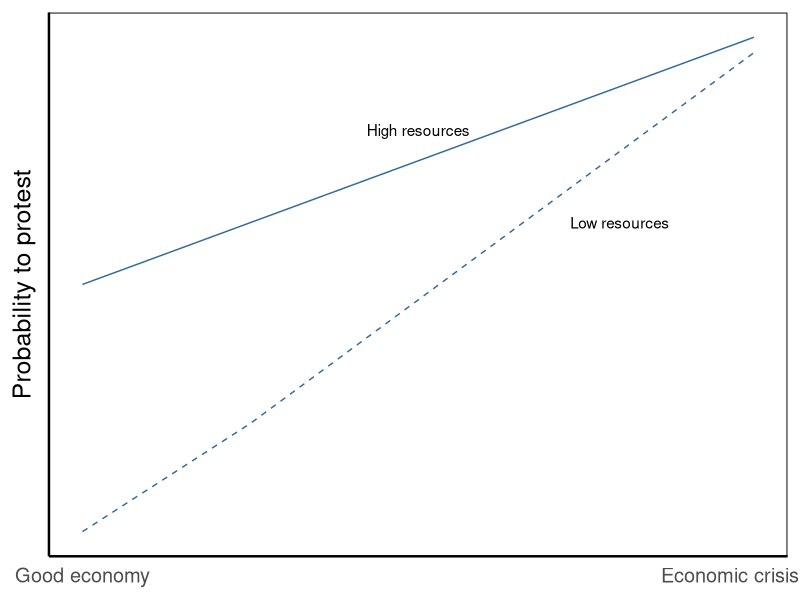
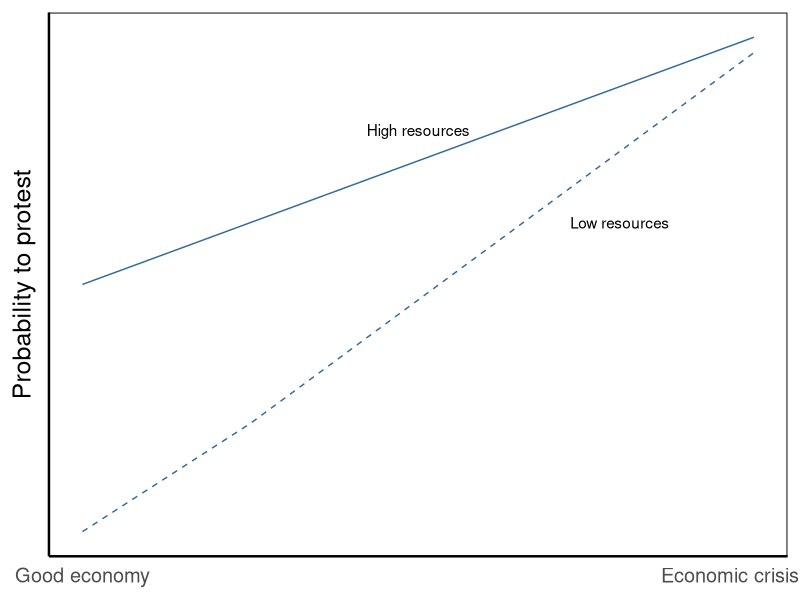

Generate these figures, in order, with R:
### Script to generate the theoretical graph in the PS paper

setwd("")


#Generate first the data
df <- data.frame(x = c(0, 5, 10, 15, 20), y = c(0, 3.5, 7.5, 11.5, 15.5), 
                 z = c(8, 10, 12, 14, 16))
#plot
library("ggplot2")
library("gridExtra")

#png("graph_expectations.png", width = 800, height = 600)
exp <- ggplot(df, aes(x)) + 
  geom_line(aes(y = y, colour=6), linetype = 2) + 
  geom_line(aes(y = z, colour=6)) +
  ylab("Probability to protest") +
  scale_x_continuous(breaks=c(0, 5, 10, 15, 20, 25),
                     labels = c("Good economy", "", "", "", "Economic crisis        ", "")) +
  theme_bw(base_size = 18) +
    theme(legend.position = "none",
        axis.title.x = element_blank(),
        axis.ticks = element_blank(),
        axis.text.y = element_blank(),
        panel.grid.minor = element_blank(),
        panel.grid.major = element_blank(),
        axis.line=element_line()) +
      annotate("text", x = 10, y = 13, label = "High resources") +
  annotate("text", x = 16, y = 10, label = "Low resources") 
ggsave(exp, file="graph_expectations.png", scale=1.2)
exp
#dev.off()



#http://stackoverflow.com/questions/17562379/line-plot-of-multiple-variables-in-r
